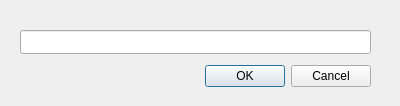
<?xml version="1.0" encoding="UTF-8"?>
<ui version="4.0">
 <class>RDialog_rename</class>
 <widget class="QDialog" name="RDialog_rename">
  <property name="geometry">
   <rect>
    <x>0</x>
    <y>0</y>
    <width>400</width>
    <height>106</height>
   </rect>
  </property>
  <property name="windowTitle">
   <string>Dialog</string>
  </property>
  <widget class="QDialogButtonBox" name="buttonBox">
   <property name="geometry">
    <rect>
     <x>30</x>
     <y>60</y>
     <width>341</width>
     <height>32</height>
    </rect>
   </property>
   <property name="orientation">
    <enum>Qt::Horizontal</enum>
   </property>
   <property name="standardButtons">
    <set>QDialogButtonBox::Cancel|QDialogButtonBox::Ok</set>
   </property>
  </widget>
  <widget class="QLineEdit" name="lineEdit">
   <property name="geometry">
    <rect>
     <x>20</x>
     <y>30</y>
     <width>351</width>
     <height>24</height>
    </rect>
   </property>
  </widget>
 </widget>
 <resources/>
 <connections>
  <connection>
   <sender>buttonBox</sender>
   <signal>accepted()</signal>
   <receiver>RDialog_rename</receiver>
   <slot>accept()</slot>
   <hints>
    <hint type="sourcelabel">
     <x>248</x>
     <y>254</y>
    </hint>
    <hint type="destinationlabel">
     <x>157</x>
     <y>274</y>
    </hint>
   </hints>
  </connection>
  <connection>
   <sender>buttonBox</sender>
   <signal>rejected()</signal>
   <receiver>RDialog_rename</receiver>
   <slot>reject()</slot>
   <hints>
    <hint type="sourcelabel">
     <x>316</x>
     <y>260</y>
    </hint>
    <hint type="destinationlabel">
     <x>286</x>
     <y>274</y>
    </hint>
   </hints>
  </connection>
 </connections>
</ui>
